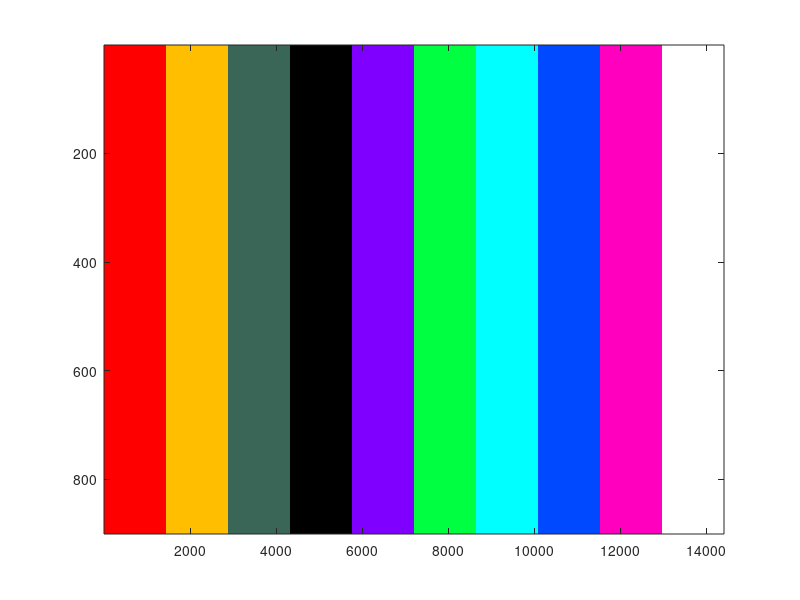

Write MATLAB code to recreate this figure.
text = 'abc';
disp(dec2bin(double(text), 8));

% charact?re par charact?re (nuances de gris) 
%Image = zeros(900, 1440) + bin2dec('01100001')/255;

% 3 par 3 char (RGB)
%Image(:,:,1) = zeros(900, 1440) + bin2dec('01100001')/255;
%Image(:,:,2) = zeros(900, 1440) + bin2dec('01100010')/255;
%Image(:,:,3) = zeros(900, 1440) + bin2dec('01100011')/255;

%Creation of 10 colors

C1(:,:,1) = zeros(900, 1440)+1;
C1(:,:,2) = zeros(900, 1440);
C1(:,:,3) = zeros(900, 1440);

C2(:,:,1) = zeros(900, 1440) + 1;
C2(:,:,2) = zeros(900, 1440) + 191/255;
C2(:,:,3) = zeros(900, 1440);

C3(:,:,1) = zeros(900, 1440) + 57/255;
C3(:,:,2) = zeros(900, 1440) + 102/255;
C3(:,:,3) = zeros(900, 1440) + 87/255;

C4(:,:,1) = zeros(900, 1440);
C4(:,:,2) = zeros(900, 1440) + 1;
C4(:,:,3) = zeros(900, 1440) + 64/255;

C5(:,:,1) = zeros(900, 1440);
C5(:,:,2) = zeros(900, 1440) + 1;
C5(:,:,3) = zeros(900, 1440) + 1;

C6(:,:,1) = zeros(900, 1440);
C6(:,:,2) = zeros(900, 1440) + 64/225;
C6(:,:,3) = zeros(900, 1440) + 1;

C7(:,:,1) = zeros(900, 1440) + 128/255;
C7(:,:,2) = zeros(900, 1440);
C7(:,:,3) = zeros(900, 1440) + 1;

C8(:,:,1) = zeros(900, 1440) + 1;
C8(:,:,2) = zeros(900, 1440);
C8(:,:,3) = zeros(900, 1440) + 191/255;

C9(:,:,1) = zeros(900, 1440);
C9(:,:,2) = zeros(900, 1440);
C9(:,:,3) = zeros(900, 1440);

C10(:,:,1) = zeros(900, 1440) + 1;
C10(:,:,2) = zeros(900, 1440) + 1;
C10(:,:,3) = zeros(900, 1440) + 1;


 
C=[C1,C2,C3,C9,C7,C4,C5,C6,C8,C10];
D=[C10,C9,C8,C7,C6,C5,C4,C3,C2,C1];
image(C);
pause(1);
image(D);
pause(1);
image(C);

%imshow(C2);